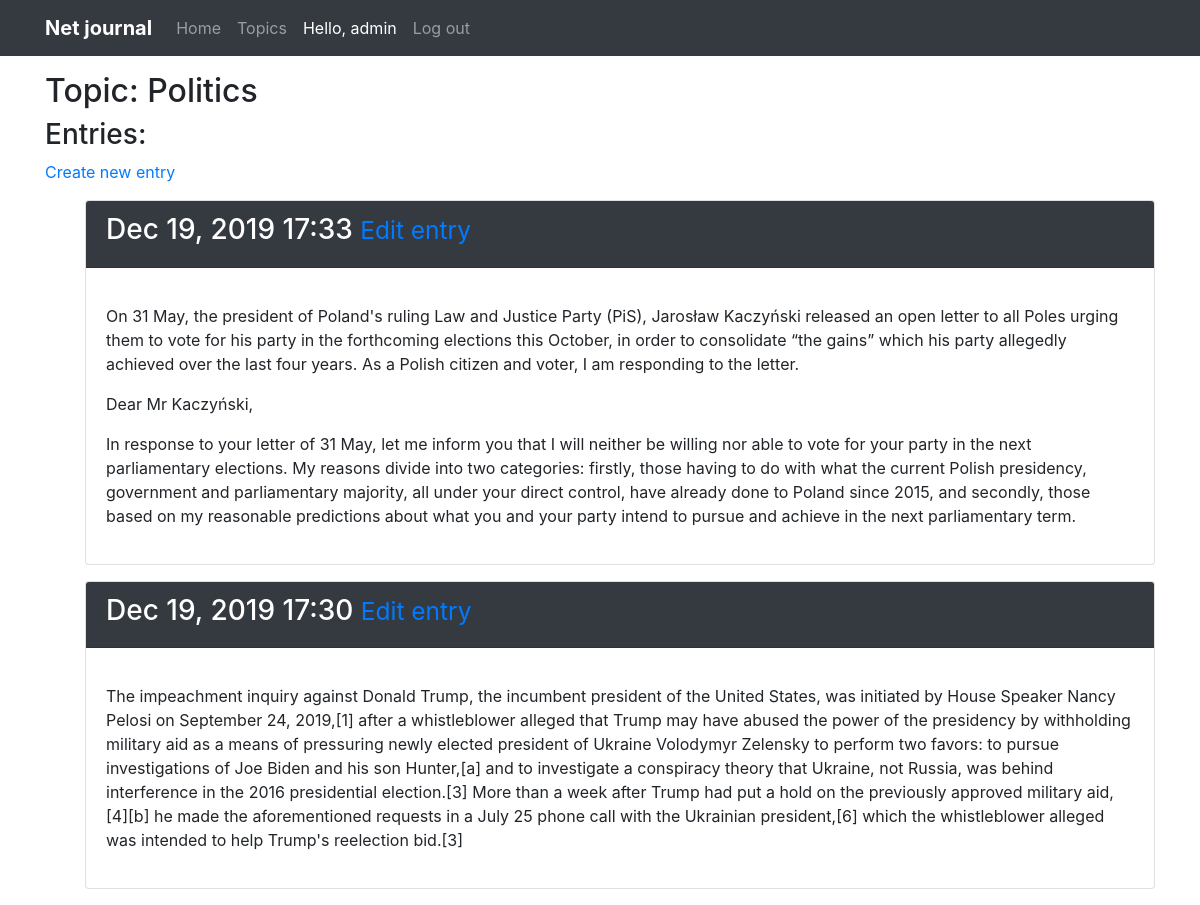
/topics/1 (signed in), run on the app's committed database.
### journal_app/models.py (models this page shows, shortened)
class Topic (models.Model):
    text = models.CharField(max_length=200)
    date = models.DateTimeField(auto_now_add=True)
    owner = models.ForeignKey(User, on_delete=models.CASCADE)
    def __str__(self):
        return self.text

class Entry (models.Model):
    topic = models.ForeignKey(Topic, on_delete=models.CASCADE)
    text = models.TextField()
    date = models.DateTimeField(auto_now_add=True)
    class Meta:
        verbose_name_plural = 'entries'

### journal_app/views.py (the view)
# urls.py: url(r'^topics/(?P<topic_id>\d+)$', views.topic, name='topic'), #Details topic page
@login_required
def topic(request, topic_id):
    current_topic = Topic.objects.get(id=topic_id)
    if current_topic.owner != request.user:
        raise Http404
    ordered_entries = current_topic.entry_set.order_by('-date')
    context = {'topic': current_topic, 'entries': ordered_entries}
    return render(request, 'journal_app/topic.html', context)

### journal_app/templates/journal_app/topic.html
{% extends 'journal_app/base.html' %}
{% block header %}
  <h2>Topic: {{topic}}</h2>
{% endblock header %}
{% block content %}
  <h3>Entries:</h3>
  <p><a href="{% url 'create_entry' topic.id %}">Create new entry</a></p>
  <ul>
  {% for entry in entries %}
    <div class="card mb-3">
      <div class="card-header bg-dark">
        <h3 class="text-white">
          {{entry.date|date:'M d, Y H:i'}}
          <small>
            <a href="{% url 'edit_entry' entry.id %}">Edit entry</a>
          </small>
        </h3>
      </div>
      <div class="card-body">
        <p>{{entry.text|linebreaks}}</p>
      </div>
    </div>
  {% empty %}
    <li>There are no entries, add yours here</li>
  {% endfor %}
  </ul>
{% endblock content %}

### journal_app/templates/journal_app/base.html (shortened to what this page needs)
{% load  bootstrap4  %}
<!DOCTYPE html>
<html>
  <head>
    {% bootstrap_css %}
  </head>
  <body>
    <nav class="navbar navbar-expand-sm navbar-dark bg-dark">
      <div class="container">
      <a class="navbar-brand font-weight-bold" href="{% url 'index' %}">Net journal</a>
      <div class="collapse navbar-collapse" id="collapsibleNavId">
        <ul class="navbar-nav mr-auto mt-2 mt-lg-0">
          <li class="nav-item">
            <a class="nav-link" href="{% url 'index' %}">Home <span class="sr-only">(current)</span></a>
          </li>
          <li class="nav-item">
            <a class="nav-link" href="{% url 'topics' %}">Topics</a>
          </li>
          {% if user.is_authenticated %}
            <li class="nav-item active"><a class="nav-link" href="#">Hello, {{user.username}}</a></li>
            <li class="nav-item"><a class="nav-link" href="{% url 'logout' %}">Log out</a></li>
          {% else %}
            <li class="nav-item"><a class="nav-link" href="{% url 'register' %}">Register</a></li>
            <li class="nav-item"><a class="nav-link" href="{% url 'login' %}">Log in</a></li>
          {% endif %}
      </div>
      </div>
    </nav>
  <main class="container">
    <div class="page-header pt-3">
      {% block header %}{% endblock header %}
    </div>
    <div>
      {% block content %}{% endblock content %}
    </div>
  </main>
</body>
</html>

### data on the page
Topic: text "Politics"
Entry: date "Dec 19, 2019 17:33", text "On 31 May, the president of Poland's ruling Law and Justice Party (PiS), Jarosław Kaczyński released an open letter to all Poles urging them to vote for his party in the forthcoming elections this October, in order to consolidate “the gains” which his party allegedly achieved over the last four years. As a Polish citizen and voter, I am responding to the letter. Dear Mr Kaczyński, In response to your letter of 31 May, let me inform you that I will neither be willing nor able to vote for your party in the next parliamentary elections. My reasons divide into two categories: firstly, those having to do with what the current Polish presidency, government and parliamentary majority, all under…"
Entry: date "Dec 19, 2019 17:30", text "The impeachment inquiry against Donald Trump, the incumbent president of the United States, was initiated by House Speaker Nancy Pelosi on September 24, 2019,[1] after a whistleblower alleged that Trump may have abused the power of the presidency by withholding military aid as a means of pressuring newly elected president of Ukraine Volodymyr Zelensky to perform two favors: to pursue investigations of Joe Biden and his son Hunter,[a] and to investigate a conspiracy theory that Ukraine, not Russia, was behind interference in the 2016 presidential election.[3] More than a week after Trump had put a hold on the previously approved military aid,[4][b] he made the aforementioned requests in a…"

### other printed values
{{ user.username }} "admin"
